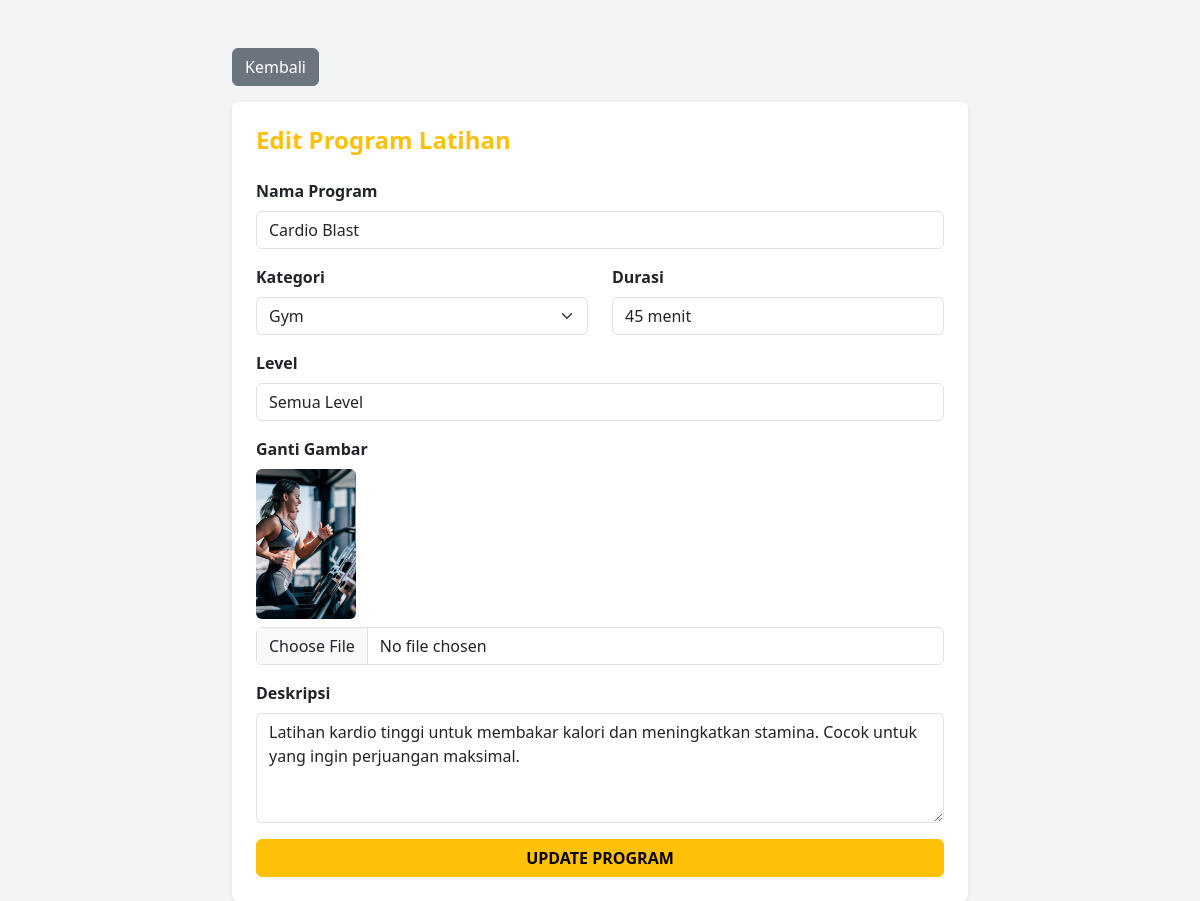
The app's page /project/admin/edit_program.php?id=2 (signed in) with its own data.
### tables this page shows
CREATE TABLE `program_kelas` (
  `id_program` int(11) NOT NULL,
  `kategori` enum('Gym','Boxing') NOT NULL,
  `judul` varchar(100) NOT NULL,
  `deskripsi` text DEFAULT NULL,
  `gambar` varchar(255) DEFAULT NULL,
  `durasi` varchar(50) DEFAULT NULL,
  `level` varchar(50) DEFAULT NULL
);

### project/admin/edit_program.php (the view, shortened to what this page needs)
<?php
include '../../include/koneksi.php';
$id = (int)$_GET['id'];
$data = $koneksi->query("SELECT * FROM program_kelas WHERE id_program=$id")->fetch_assoc();
?>
<!DOCTYPE html>
<html lang="id">
<head>
    <link href="https://cdn.jsdelivr.net/npm/bootstrap@5.3.3/dist/css/bootstrap.min.css" rel="stylesheet">
</head>
<body style="background-color: #f3f4f6;">
    <div class="container mt-5">
        <div class="row justify-content-center">
            <div class="col-md-8">
                <a href="kelola_program.php" class="btn btn-secondary mb-3">Kembali</a>
                <div class="card border-0 shadow-sm p-4">
                    <h4 class="mb-4 fw-bold text-warning">Edit Program Latihan</h4>
                    <form method="POST" enctype="multipart/form-data">
                        <div class="mb-3">
                            <label class="form-label fw-bold">Nama Program</label>
                            <input type="text" name="judul" class="form-control" value="<?php echo $data['judul']; ?>" required>
                        </div>
                        <div class="row">
                            <div class="col-md-6 mb-3">
                                <label class="form-label fw-bold">Kategori</label>
                                <select name="kategori" class="form-select">
                                    <option value="Gym" <?php echo ($data['kategori']=='Gym')?'selected':''; ?>>Gym</option>
                                </select>
                            </div>
                            <div class="col-md-6 mb-3">
                                <label class="form-label fw-bold">Durasi</label>
                                <input type="text" name="durasi" class="form-control" value="<?php echo $data['durasi']; ?>">
                            </div>
                        </div>
                        <div class="mb-3">
                            <label class="form-label fw-bold">Level</label>
                            <input type="text" name="level" class="form-control" value="<?php echo $data['level']; ?>">
                        </div>
                        <div class="mb-3">
                            <label class="form-label fw-bold d-block">Ganti Gambar</label>
                            <img src="../../image/<?php echo $data['gambar']; ?>" width="100" class="mb-2 rounded">
                            <input type="file" name="gambar" class="form-control">
                        </div>
                        <div class="mb-3">
                            <label class="form-label fw-bold">Deskripsi</label>
                            <textarea name="deskripsi" class="form-control" rows="4"><?php echo $data['deskripsi']; ?></textarea>
                        </div>
                        <button type="submit" class="btn btn-warning w-100 fw-bold">UPDATE PROGRAM</button>
                    </form>
                </div>
            </div>
        </div>
    </div>
</body>
</html>

### records on screen
program_kelas: judul "Cardio Blast", kategori "Gym", durasi "45 menit", level "Semua Level", gambar (picture), deskripsi "Latihan kardio tinggi untuk membakar kalori dan meningkatkan stamina. Cocok untuk yang ingin perjuangan maksimal."
